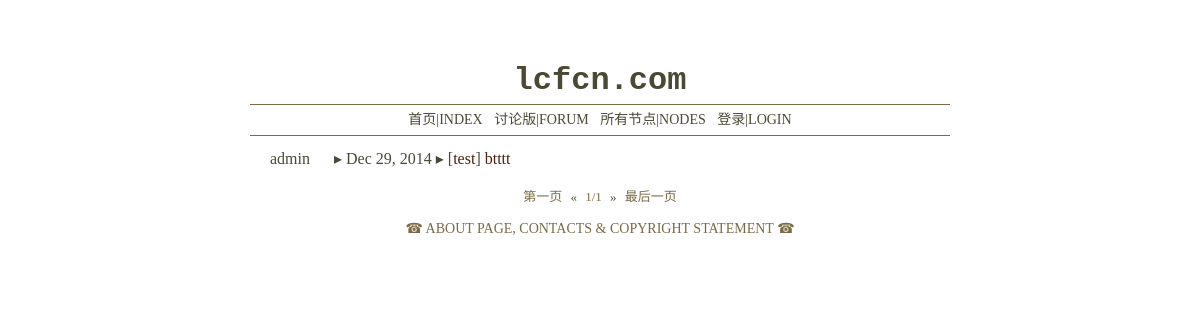
The app's page /forum/ with its own data.
### forum/models.py (models this page shows, shortened)
class PostBase(DateTimeBase):
    title = models.CharField(max_length=200, error_messages={
        'blank': u"标题不能为空",
        'null': u"标题不能为空",
        'invalid': u"您输入了一个无效的标题，标题的长度请控制在100个字符内"
    }, help_text=u"☞标题为必填且不能超过100个字符", verbose_name=u"标题")
    content = models.TextField(blank=True, null=True,
                               help_text=u"☞内容可以留空，但不要输入无意义的内容",
                               verbose_name=u"内容")
    author = models.ForeignKey(User, blank=True, null=True, related_name='%(class)s', on_delete=models.SET_NULL)
    content_md = models.TextField(blank=True, null=True)
    bygod = models.BooleanField(blank=True, default=False,
                                help_text=u"☞将这篇文章归入管理员文集",
                                verbose_name=u"归档")
    guest_name = models.CharField(max_length=30, default="Guest", verbose_name=u"游客称呼", blank=True, null=True,
                                  validators=[
                                      validators.RegexValidator(r'^[\w.@+-]+$', u"名字中包含不允许的字符.", 'invalid')
                                  ])
    guest_email = models.EmailField(
        max_length=254, verbose_name=u"游客联系方式", blank=True, null=True,
        help_text=u"您的邮件地址在显示时会将@替换为[at]",
        error_messages={
            'invalid': u"您输入了一个无效的邮件地址，请修改或留空"
        }
    )
    ip_addr = models.IPAddressField(default='0.0.0.0', verbose_name=u"IP地址", help_text=u"发信人的IP地址")
    class Meta:
        abstract = True

class Post(PostBase):
    node = models.ForeignKey(NodeTag, null=True, related_name='posts', on_delete=models.SET_NULL)
    class Meta:
        ordering = ['-pk']

class DateTimeBase(models.Model):
    created = models.DateTimeField(auto_now_add=True)
    last_edited = models.DateTimeField(auto_now=True)
    class Meta:
        abstract = True

class NodeTag(DateTimeBase):
    name = models.CharField(max_length=50, error_messages={
        'blank': u"节点的名称不能为空",
        'null': u"节点的名称不能为空",
        'invalid': u"您输入了一个无效的节点名称，节点名称的长度不能超过50个字符"
    }, help_text=u"☞节点名称为必填且不能超过50个字符", verbose_name=u"节点名称", unique=True)
    description = models.TextField(blank=True, null=True,
                                   help_text=u"☞关于节点讨论主题的简要描述",
                                   verbose_name=u"节点描述")
    slug = models.CharField(max_length=30, help_text=u"☞节点的英文简写", verbose_name=u"节点代号", unique=True)

### forum/templates/forum/post/list.html (shortened to what this page needs)
{% extends "forum/base.html" %}
{% load i18n %}
    {% block container %}
        <div id="thread-list">
            {% for thread in post_list %}
            <div class="thread-item">
                <span class="thread-author">{{ thread.author.username|default:"游客" }}</span>
                ▸
                <span class="thread-created">{% language 'en' %}{{ thread.created|date:"M d, Y" }}{% endlanguage %}</span>
                ▸
                <span class="thread-title">
                    [<a href="{% url 'nodetag-detail' slug=thread.node.slug %}">{{ thread.node.name|default:"-" }}</a>]
                    <a href="{% url 'post-detail' pk=thread.pk %}">{{ thread.title }}</a>
                </span>
            </div>
            {% endfor %}
        </div>
        <div id="page-navi">
            <a href="{% url 'forum-index' %}">第一页</a>
            «
            <span>{{ page_obj.number }}/{{ paginator.num_pages }}</span>
            »
            <a href="{% url 'forum-index' %}?p=last">最后一页</a>
        </div>
    {% endblock %}

### forum/static/forum/mainstyle.css (style rules this page uses)
body { font-size: 16px; color: #4B4934; font-family: Georgia, "Times New Roman", Times, serif, sans-serif; }
div { word-break: break-all; word-wrap: break-word; -ms-word-wrap: break-word; }
a { color: #4E2008; text-decoration: none; }
.thread-item { height: 25px; line-height: 25px; overflow: hidden; margin-bottom: 1px; }
.thread-author { display: inline-block; overflow: hidden; text-align: center; vertical-align: top; width: 80px; }
#page-navi { margin-top: 15px; text-align: center; font-size: 13px; }
#page-navi span, #page-navi a { margin-left: 5px; margin-right: 5px; color: #7A6A46; }

### records on screen
Post: author.username "admin", created "Dec 29, 2014", node.name "test", title "btttt"

### other values on screen
{{ page_obj.number }} "1"
{{ paginator.num_pages }} "1"
